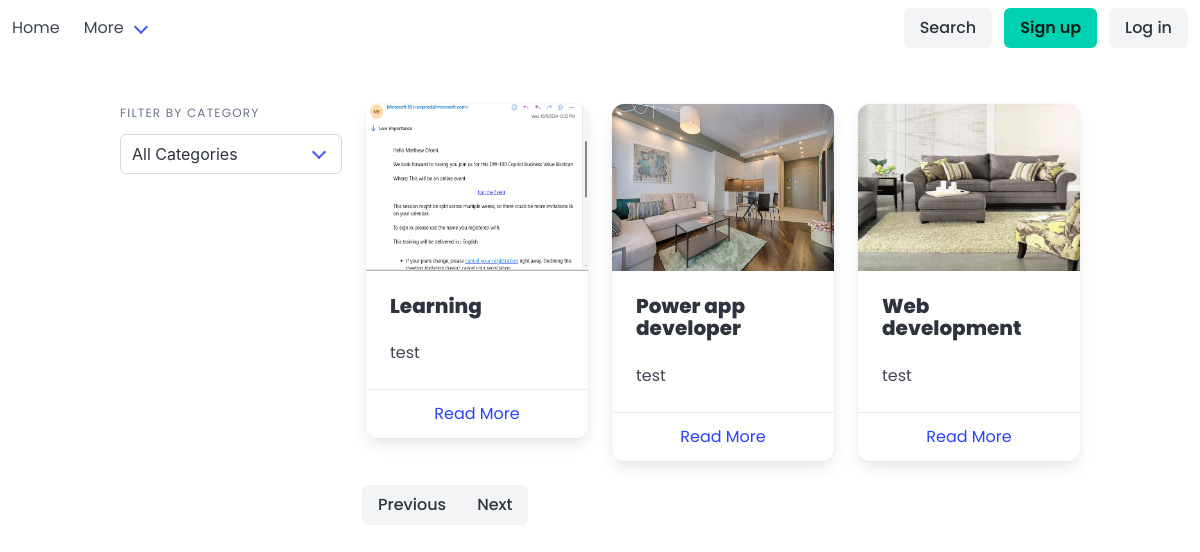
/?page=3, run on the app's committed database.
### base/models.py (models this page shows, shortened)
class Post(models.Model):
    title = models.CharField(max_length=300,verbose_name='Title')
    slug = models.SlugField(unique=True)
    content = RichTextUploadingField(verbose_name='Content')
    author = models.CharField(verbose_name="Created by", default="Anonymous",max_length=200)
    status = models.CharField(choices =STATUS_CHOICES,default='draft',max_length=10,verbose_name='status')
    publication_date = models.DateTimeField(verbose_name='Created',default=now)
    category = models.ForeignKey(Category,on_delete= models.CASCADE,verbose_name='Category')
    picture = models.ImageField(upload_to='uploads/%Y/%m/%d',null=True,blank=True)
    tags = models.ManyToManyField(Tag)
    likes = models.PositiveIntegerField(default=0)
    class Meta:
        verbose_name='Post'
        verbose_name_plural = 'Posts'
    def get_absolute_url(self):
        return reverse("bulletins",args=[self.slug])

### base/views.py (the view)
# urls.py: path('',views.index,name='index'),
def index(request):
    query = request.GET.get('q')
    category_slug = request.GET.get('category')
    posts = Post.objects.filter(status='published').order_by('-publication_date')
    if query:
        posts = posts.filter(Q(title__icontains=query) | Q(content__icontains=query))
    if category_slug:
        category = get_object_or_404(Category, slug=category_slug)
        posts = posts.filter(category=category)
    paginator = Paginator(posts, 3)
    page_number = request.GET.get('page')
    page_obj = paginator.get_page(page_number)
    categories = Category.objects.all()
    context = {'page_obj': page_obj, 'categories': categories}
    return render(request, 'index.html', context=context)

### base/templates/index.html (shortened to what this page needs)
{% extends "base.html" %}
{% block content %}
<section class="section">
    <div class="container">
        <div class="columns">
            <div class="column is-3">
                <aside class="menu">
                    <p class="menu-label">Filter by Category</p>
                    <ul class="menu-list">
                        <li>
                            <div class="select is-fullwidth">
                                <form method="get" action=".">
                                    <select name="category" onchange="this.form.submit()">
                                        <option value="">All Categories</option>
                                    </select>
                                </form>
                            </div>
                        </li>
                    </ul>
                </aside>
            </div>
            <div class="column is-9">
                <div class="columns is-multiline">
                    {% for post in page_obj %}
                    <div class="column is-4">
                        <div class="card">
                            <div class="card-image">
                                <figure class="image is-4by3">
                                    {% if post.picture %}
                                    <img src="{{ post.picture.url }}" alt="Post Image">
                                    {% endif %}
                                </figure>
                            </div>
                            <div class="card-content">
                                <div class="media">
                                    <div class="media-content">
                                        <p class="title is-5">{{ post.title }}</p>
                                    </div>
                                </div>
                                <div class="content">
                                    {{ post.content|truncatechars:100|safe }}
                                </div>
                            </div>
                            <footer class="card-footer">
                                <a href="{{ post.get_absolute_url }}" class="card-footer-item">Read More</a>
                            </footer>
                        </div>
                    </div>
                    {% endfor %}
                </div>
<nav class="pagination is-centered" role="navigation" aria-label="pagination">
    <div class="buttons has-addons is-centered">
        {% if page_obj.has_previous %}
        <a class="button is-light" href="?page={{ page_obj.previous_page_number }}">Previous</a>
        {% endif %}
        {% if page_obj.has_next %}
        <a class="button is-light" href="?page={{ page_obj.next_page_number }}">Next</a>
        {% endif %}
    </div>
</nav>
            </div>
        </div>
    </div>
</section>
{% endblock content %}

### templates/base.html (style rules this page uses)
body { font-family: 'Poppins', sans-serif; }

### data on the page
Post: picture (picture), title "Learning", content "test"
Post: picture (picture), title "Power app developer", content "test"
Post: picture (picture), title "Web development", content "test"
